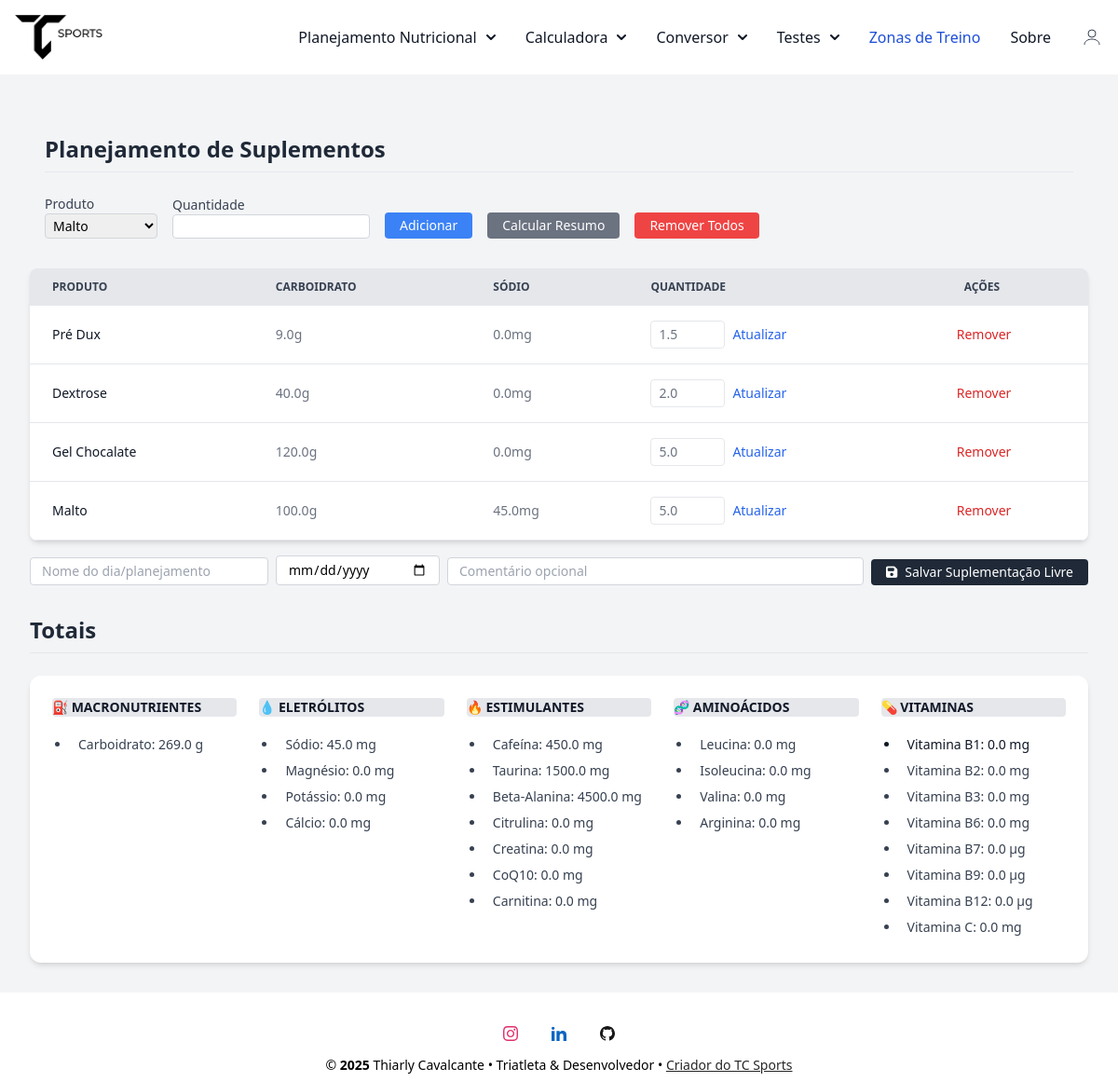
/planejamento (signed in), run on the app's committed database.
### conversor/models.py (models this page shows, shortened)
class PlanejamentoItem(database.Model):
    __tablename__ = 'planejamento_itens'
    id = database.Column(database.Integer, primary_key=True)
    user_id = database.Column(database.Integer, database.ForeignKey('user.id'), nullable=False)
    suplemento_id = database.Column(database.Integer, database.ForeignKey('suplementos.id', ondelete='SET NULL'))
    quantidade = database.Column(database.Float, nullable=False)
    suplemento = database.relationship('Suplemento', lazy=True)

class Suplemento(database.Model):
    __tablename__ = 'suplementos'
    id = database.Column(database.Integer, primary_key=True)
    user_id = database.Column(database.Integer, database.ForeignKey('user.id'), nullable=False)
    nome = database.Column(database.String(100), nullable=False)
    tipo = database.Column(database.String(50), nullable=False)
    marca = database.Column(database.String(50))
    gramas_por_porcao = database.Column(database.Float)
    descricao_porcao = database.Column(database.String(50))
    carbo = database.Column(database.Float)
    sodio = database.Column(database.Float)
    magnesio = database.Column(database.Float)
    potassio = database.Column(database.Float)
    calcio = database.Column(database.Float)
    cafeina = database.Column(database.Float)
    taurina = database.Column(database.Float)
    beta_alanina = database.Column(database.Float)
    citrulina = database.Column(database.Float)
    creatina = database.Column(database.Float)
    coq10 = database.Column(database.Float)
    carnitina = database.Column(database.Float)
    leucina = database.Column(database.Float)
    isoleucina = database.Column(database.Float)
    valina = database.Column(database.Float)
    arginina = database.Column(database.Float)
    vit_b1 = database.Column(database.Float)
    vit_b2 = database.Column(database.Float)
    vit_b3 = database.Column(database.Float)
    vit_b6 = database.Column(database.Float)
    vit_b7 = database.Column(database.Float)
    vit_b9 = database.Column(database.Float)
    vit_b12 = database.Column(database.Float)
    vit_c = database.Column(database.Float)
    comentario = database.Column(database.Text)  # campo livre para observações
    ingredientes = database.Column(database.Text)  # composição ou descrição dos ingredientes

### conversor/router.py (the view, shortened to what this page needs)
@app.route('/planejamento', methods=['GET', 'POST'])
@login_required
def planejamento():
    form = PlanningItemForm()
    form.suplemento_id.choices = [
        (s.id, s.nome) for s in Suplemento.query.filter_by(user_id=current_user.id)
    ]
    itens = PlanejamentoItem.query.filter_by(user_id=current_user.id).all()
    itens_validos = []
    for item in itens:
        if item.suplemento is None:
            database.session.delete(item)
        else:
            itens_validos.append(item)
    database.session.commit()  # aplica exclusões
    totais = calcular_totais_planejamento(itens_validos)
    return render_template('planejamento.html', form=form, itens=itens_validos, totais=totais)

### conversor/forms.py
class PlanningItemForm(FlaskForm):
    suplemento_id = SelectField('Produto', coerce=int, validators=[DataRequired()])
    quantidade = DecimalField('Quantidade', places=2, rounding=None, validators=[DataRequired(), NumberRange(min=0.01)])
    submit = SubmitField('Adicionar')

### conversor/models.py (called while the page is built)
@login_manager.user_loader
def load_user(user_id):
    return User.query.get(int(user_id))

### conversor/utils.py (called while the page is built)
def calcular_totais_planejamento(itens):
    totais = {
        'carbo': 0, 'sodio': 0, 'magnesio': 0, 'potassio': 0, 'calcio': 0,
        'cafeina': 0, 'taurina': 0, 'beta_alanina': 0, 'citrulina': 0,
        'creatina': 0, 'coq10': 0, 'carnitina': 0,
        'leucina': 0, 'isoleucina': 0, 'valina': 0, 'arginina': 0,
        'vit_b1': 0, 'vit_b2': 0, 'vit_b3': 0, 'vit_b6': 0,
        'vit_b7': 0, 'vit_b9': 0, 'vit_b12': 0, 'vit_c': 0
    }
    for item in itens:
        suplemento = item.suplemento
        if suplemento is None:
            flash("Um suplemento usado neste planejamento foi removido e será ignorado.", "warning")
            continue
        for key in totais:
            valor = getattr(suplemento, key, 0) or 0
            totais[key] += valor * item.quantidade
    return totais

### conversor/templates/planejamento.html (shortened to what this page needs)
{% extends "base.html" %}
{% block content %}
<div class="max-w-7xl mx-auto py-8 px-4 sm:px-6 lg:px-8">
<div class="flex flex-col mt-8 px-4">
  <h1 class="text-2xl font-bold text-left text-gray-800 mb-6 border-b pb-2">Planejamento de Suplementos</h1>
  <div class="flex flex-col sm:flex-row flex-wrap items-end gap-4 mb-8">
    <form method="POST" class="flex flex-wrap items-end gap-4">
      <div class="w-full sm:w-auto">
        {{ form.suplemento_id.label(class="block text-sm font-medium text-gray-700") }}
        {{ form.suplemento_id(class="border border-gray-300 rounded px-1 py-0.5 text-sm w-full") }}
      </div>
      <div class="w-full sm:w-auto">
        {{ form.quantidade.label(class="block text-sm font-medium text-gray-700") }}
        {{ form.quantidade(class="border border-gray-300 rounded px-1 py-0.5 text-sm w-full", step="0.01", min="0.01") }}
      </div>
      <button type="submit" class="bg-blue-500 text-white text-sm px-4 py-1 rounded hover:bg-blue-600 w-full sm:w-auto">
        Adicionar
      </button>
    </form>
    <a href="{{url_for('resumo_view')}}" class="bg-gray-500 text-white text-sm text-center px-4 py-1 rounded hover:bg-gray-600 w-full sm:w-auto">Calcular Resumo</a>
    <form method="POST" class="w-full sm:w-auto" action="{{ url_for('remover_todos_itens') }}" onsubmit="return confirm('Deseja remover todos os itens?')">
      <button type="submit" class="bg-red-500 text-white text-sm px-4 py-1 rounded hover:bg-red-600 w-full sm:w-auto">
        Remover Todos
      </button>
    </form>
  </div>
</div>
  {% if itens %}
    <div class="relative overflow-x-auto shadow-md sm:rounded-lg">
      <table class="w-full text-sm text-left rtl:text-right text-gray-500 dark:text-gray-400">
        <thead class="text-xs text-gray-700 uppercase bg-gray-200 dark:bg-gray-700 dark:text-gray-400">
          <tr>
            <th scope="col" class="px-6 py-3 ">Produto</th>
            <th scope="col" class="px-6 py-3 ">Carboidrato</th>
            <th scope="col" class="px-6 py-3 ">Sódio</th>
            <th scope="col" class="px-6 py-3 ">Quantidade</th>
            <th scope="col" class="px-6 py-3 ">Ações</th>
          </tr>
        </thead>
        <tbody>
          {% for item in itens %}
          <tr class="bg-white border-b dark:bg-gray-800 dark:border-gray-700 border-gray-200" >
            <th scope="row" class="px-6 py-4 font-medium text-gray-900 whitespace-nowrap dark:text-white">{{ item.suplemento.nome }}</th>
            <td class="px-6 py-4 whitespace-nowrap">
              {{ (item.suplemento.carbo or 0) * item.quantidade | round(1) }}g
            </td>
            <td class="px-6 py-4 whitespace-nowrap">
              {{ (item.suplemento.sodio or 0) * item.quantidade | round(1) }}mg
            </td>
            <td class="px-6 py-4 whitespace-nowrap">
              <form method="POST" action="{{ url_for('atualizar_quantidade', item_id=item.id) }}" class="flex items-center gap-2">
                <input type="number" name="quantidade" value="{{ item.quantidade | float | round(2) }}" step="any" min="0.01" class="w-20 px-2 py-1 border rounded">
                <button type="submit" class="text-blue-600 hover:underline">Atualizar</button>
              </form>
            </td>
            <td class="px-4 py-2 border-b whitespace-nowrap">
              <form method="POST" action="{{ url_for('remover_item', item_id=item.id) }}" onsubmit="return confirm('Deseja remover este item?')">
                <button type="submit" class="text-red-600 hover:underline">Remover</button>
              </form>
            </td>
          </tr>
          {% endfor %}
        </tbody>
      </table>
    </div>
  {% else %}
    <p class="text-gray-600 mb-8">Nenhum item no planejamento ainda.</p>
  {% endif %}
  <form method="POST" action="{{ url_for('salvar_resumo_livre') }}"
        class="flex flex-col sm:flex-row flex-wrap items-end gap-2 mt-4 mb-8">
      <input type="text" name="nome_treino"
          placeholder="Nome do dia/planejamento"
          required
          class="w-full sm:w-64 px-3 py-1 border border-gray-300 rounded text-sm">
      <input type="date" name="data"
          required
          class="w-full sm:w-44 px-3 py-1 border border-gray-300 rounded text-sm">
      <input type="text" name="comentario"
          placeholder="Comentário opcional"
          class="w-full sm:flex-1 px-3 py-1 border border-gray-300 rounded text-sm">
      <button type="submit"
            class="bg-gray-800 text-white text-sm px-4 py-1 rounded hover:bg-gray-900 flex items-center gap-2">
      <i class="fas fa-save"></i> Salvar Suplementação Livre
      </button>
  </form>
  <div class="mt-8">
    <h2 class="text-2xl font-bold text-left text-gray-800 mb-6 border-b pb-2">Totais</h2>
    <div class="bg-white shadow-md rounded-xl p-6">
      <div class="grid grid-cols-1 sm:grid-cols-2 md:grid-cols-3 lg:grid-cols-5 gap-6">
        <div>
          <h3 class="text-sm font-semibold text-gray-900 uppercase bg-gray-200 dark:bg-gray-700 dark:text-gray-400 rounded mb-4">⛽️ Macronutrientes</h3>
          <ul class="list-disc pl-5 text-gray-800">
            <li class="px-2 py-1 font-medium text-gray-700 text-sm whitespace-nowrap dark:text-white">Carboidrato: {{ totais.carbo }} g</li>
          </ul>
        </div>
        <div>
          <h3 class="text-sm font-semibold text-gray-900 uppercase bg-gray-200 dark:bg-gray-700 dark:text-gray-400 rounded mb-4">💧 Eletrólitos</h3>
          <ul class="list-disc pl-5 text-gray-800">
            <li class="px-2 py-1 font-medium text-gray-700 text-sm whitespace-nowrap dark:text-white">Sódio: {{ totais.sodio }} mg</li>
            <li class="px-2 py-1 font-medium text-gray-700 text-sm whitespace-nowrap dark:text-white">Magnésio: {{ totais.magnesio }} mg</li>
            <li class="px-2 py-1 font-medium text-gray-700 text-sm whitespace-nowrap dark:text-white">Potássio: {{ totais.potassio }} mg</li>
            <li class="px-2 py-1 font-medium text-gray-700 text-sm whitespace-nowrap dark:text-white">Cálcio: {{ totais.calcio }} mg</li>
          </ul>
        </div>
        <div>
          <h3 class="text-sm font-semibold text-gray-900 uppercase bg-gray-200 dark:bg-gray-700 dark:text-gray-400 rounded mb-4">🔥 Estimulantes</h3>
          <ul class="list-disc pl-5 text-gray-800">
            <li class="px-2 py-1 font-medium text-gray-700 text-sm whitespace-nowrap dark:text-white">Cafeína: {{ totais.cafeina }} mg</li>
            <li class="px-2 py-1 font-medium text-gray-700 text-sm whitespace-nowrap dark:text-white">Taurina: {{ totais.taurina }} mg</li>
            <li class="px-2 py-1 font-medium text-gray-700 text-sm whitespace-nowrap dark:text-white">Beta-Alanina: {{ totais.beta_alanina }} mg</li>
            <li class="px-2 py-1 font-medium text-gray-700 text-sm whitespace-nowrap dark:text-white">Citrulina: {{ totais.citrulina }} mg</li>
            <li class="px-2 py-1 font-medium text-gray-700 text-sm whitespace-nowrap dark:text-white">Creatina: {{ totais.creatina }} mg</li>
            <li class="px-2 py-1 font-medium text-gray-700 text-sm whitespace-nowrap dark:text-white">CoQ10: {{ totais.coq10 }} mg</li>
            <li class="px-2 py-1 font-medium text-gray-700 text-sm whitespace-nowrap dark:text-white">Carnitina: {{ totais.carnitina }} mg</li>
          </ul>
        </div>
        <div>
          <h3 class="text-sm font-semibold text-gray-900 uppercase bg-gray-200 dark:bg-gray-700 dark:text-gray-400 rounded mb-4">🧬 Aminoácidos</h3>
          <ul class="list-disc pl-5 text-gray-800">
            <li class="px-2 py-1 font-medium text-gray-700 text-sm whitespace-nowrap dark:text-white">Leucina: {{ totais.leucina }} mg</li>
            <li class="px-2 py-1 font-medium text-gray-700 text-sm whitespace-nowrap dark:text-white">Isoleucina: {{ totais.isoleucina }} mg</li>
            <li class="px-2 py-1 font-medium text-gray-700 text-sm whitespace-nowrap dark:text-white">Valina: {{ totais.valina }} mg</li>
            <li class="px-2 py-1 font-medium text-gray-700 text-sm whitespace-nowrap dark:text-white">Arginina: {{ totais.arginina }} mg</li>
          </ul>
        </div>
        <div>
          <h3 class="text-sm font-semibold text-gray-900 uppercase bg-gray-200 dark:bg-gray-700 dark:text-gray-400 rounded mb-4">💊 Vitaminas</h3>
          <ul class="list-disc pl-5 text-gray-800">
            <li class="px-2 py-1 font-medium text-gray-900 text-sm whitespace-nowrap dark:text-white">Vitamina B1: {{ totais.vit_b1 }} mg</span></li>
            <li class="px-2 py-1 font-medium text-gray-700 text-sm whitespace-nowrap dark:text-white">Vitamina B2: {{ totais.vit_b2 }} mg</li>
            <li class="px-2 py-1 font-medium text-gray-700 text-sm whitespace-nowrap dark:text-white">Vitamina B3: {{ totais.vit_b3 }} mg</li>
            <li class="px-2 py-1 font-medium text-gray-700 text-sm whitespace-nowrap dark:text-white">Vitamina B6: {{ totais.vit_b6 }} mg</li>
            <li class="px-2 py-1 font-medium text-gray-700 text-sm whitespace-nowrap dark:text-white">Vitamina B7: {{ totais.vit_b7 }}  µg</li>
            <li class="px-2 py-1 font-medium text-gray-700 text-sm whitespace-nowrap dark:text-white">Vitamina B9: {{ totais.vit_b9 }}  µg</li>
            <li class="px-2 py-1 font-medium text-gray-700 text-sm whitespace-nowrap dark:text-white">Vitamina B12: {{ totais.vit_b12 }}  µg</li>
            <li class="px-2 py-1 font-medium text-gray-700 text-sm whitespace-nowrap dark:text-white">Vitamina C: {{ totais.vit_c }} mg</li>
          </ul>
        </div>
      </div>
    </div>
  </div>
</div>
{% endblock %}

### conversor/static/css/style.css (style rules this page uses)
html { height: 100%; }
body { display: flex; flex-direction: column; min-height: 100vh; margin: 0; }

### data on the page
PlanejamentoItem: suplemento.nome "Pré Dux", quantidade "1.5"
Suplemento: (item.suplemento.carboor0)*item.quantidade|round(1) "9.0", (item.suplemento.sodioor0)*item.quantidade|round(1) "0.0"
PlanejamentoItem: suplemento.nome "Dextrose", quantidade "2.0"
Suplemento: (item.suplemento.carboor0)*item.quantidade|round(1) "40.0", (item.suplemento.sodioor0)*item.quantidade|round(1) "0.0"
PlanejamentoItem: suplemento.nome "Gel Chocalate", quantidade "5.0"
Suplemento: (item.suplemento.carboor0)*item.quantidade|round(1) "120.0", (item.suplemento.sodioor0)*item.quantidade|round(1) "0.0"
PlanejamentoItem: suplemento.nome "Malto", quantidade "5.0"
Suplemento: (item.suplemento.carboor0)*item.quantidade|round(1) "100.0", (item.suplemento.sodioor0)*item.quantidade|round(1) "45.0"

### other printed values
{{ totais.carbo }} "269.0"
{{ totais.sodio }} "45.0"
{{ totais.magnesio }} "0.0"
{{ totais.potassio }} "0.0"
{{ totais.calcio }} "0.0"
{{ totais.cafeina }} "450.0"
{{ totais.taurina }} "1500.0"
{{ totais.beta_alanina }} "4500.0"
{{ totais.citrulina }} "0.0"
{{ totais.creatina }} "0.0"
{{ totais.coq10 }} "0.0"
{{ totais.carnitina }} "0.0"
{{ totais.leucina }} "0.0"
{{ totais.isoleucina }} "0.0"
{{ totais.valina }} "0.0"
